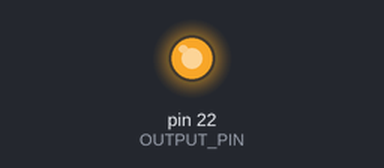
A sketch run on a simulated Arduino Mega 2560, built with avr-gcc and run on an emulated ATmega2560. On the bench: output pins drawn as LEDs (lit = HIGH). What the sketch prints to the serial monitor is not drawn.

Above: at 0.05 s.
Timing chart, 0 to 6.9 s (numbered marks = the images above):
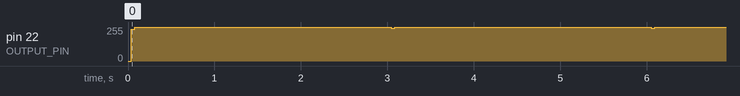

The sketch:

arduino_digital_comm.ino
```cpp
#include "arduino_digital_comm.h"

void setup() {
	Serial.begin(9600);
	pinMode(OUTPUT_PIN, OUTPUT);
	setBitDelay();
}

void loop() {

	unsigned long bitTime;

	Serial.println("main loop: fired");

	bitTime = getMinBitTime();

	Serial.print("main loop: minimum bit time = ");
	Serial.print(bitTime);
	Serial.print(" us");
	Serial.println("");

	delay(3000);
}
```

arduino_digital_comm.h
```cpp
#ifndef arduino_digital_comm_h
#define arduino_digital_comm_h

#if defined(__AVR_ATmega2560__) // Arduino Mega 2560
#define OUTPUT_PIN 22
#elif defined(__AVR_ATmega328P__) // Arduino UNO R3
#define OUTPUT_PIN 2
#endif

void setBitDelay();
unsigned long getMinBitTime();

#endif
```

pin_comm.h
```cpp
#ifndef pin_comm_h
#define pin_comm_h

#ifndef OUTPUT_PIN

#if defined(__AVR_ATmega2560__) // Arduino Mega 2560
#define OUTPUT_PIN 22
#elif defined(__AVR_ATmega328P__) // Arduino UNO R3
#define OUTPUT_PIN 2
#endif

#endif

#define DATA_BIT_SIZE 10u // Used as an 'unsigned char'

// Factor used to adjust the delay time to the imprecision of the Arduino functions delayMicroseconds() and delay()
#define DELAY_CORRECTION_FACTOR 5u
// The best factors for different bit rates are:
// 12u -> 1 kbps (T = 1000 us)
//  5u -> 2 kbps (T =  500 us)
//  2u -> 4 kbps (T =  250 us)
//  1u -> 8 kbps (T =  125 us)

// All bit times are in microseconds
unsigned long minimumBitTime = 0u;
unsigned long desiredBitTime = 500u; // Rate = 2 kbps

unsigned int microBitDelay = 0u;
unsigned int milliBitDelay = 0u;

#endif
```

pin_comm.ino
```cpp
#include "pin_comm.h"

void send10b(unsigned int data) {

	unsigned char i;
	unsigned int converter = 1u;
	char pinState;

	// noInterrupts();

	for (i = 0u; i < DATA_BIT_SIZE; i++) {
		pinState  = ((data & converter) == 0u ? LOW : HIGH);
		converter = converter << 1;
		digitalWrite(OUTPUT_PIN, pinState);
		delayMicroseconds(microBitDelay);
		delay(milliBitDelay);
	}

	// interrupts();
}

unsigned int receive10b(unsigned char pinNumber) {

	unsigned char i;
	unsigned int data = 0u;
	char pinState;

	// noInterrupts();

	for (i = 0u; i < DATA_BIT_SIZE; i++) {
		pinState = digitalRead(pinNumber);
		data = (data << 1) | (pinState == LOW ? 0u : 1u);
		delayMicroseconds(microBitDelay);
		delay(milliBitDelay);
	}

	// interrupts();

	return data;
}

unsigned int generateAlternatingBitData(unsigned char bitQtt) {

	// For bitQtt = 10, should return the 10-bit integer 682 = 0x2AA = 0010 1010 1010

	unsigned int data = 0u;

	for (; bitQtt; bitQtt--) {
		data = (data << 1) | ((bitQtt + 1u) % 2u); // Set all odd bits to 1
	}

	return data;
}

unsigned long getMinBitTime() {

	// On both Arduino UNO R3 and Arduino Mega 2560, the maximum bit rate is about 277,777 bps (time ~= 36 us, for 10 bits)

	unsigned long time;
	unsigned int data;

	data = generateAlternatingBitData(DATA_BIT_SIZE);

	time = micros();
	send10b(data);
	time = micros() - time;

	return time / DATA_BIT_SIZE;
}

void setBitDelay() {

	microBitDelay = 0u;
	milliBitDelay = 0u;

	if (!minimumBitTime) {
		minimumBitTime = getMinBitTime();
	}

	microBitDelay = desiredBitTime - minimumBitTime - DELAY_CORRECTION_FACTOR; // Everything in microseconds

	// Arduino's documentation warns that, for values greater than 16,383, the function delayMicroseconds() won't produce an accurate delay
	// For safety, a cap is put at 10,000. For delays greater than that, the delay() function is used
	if (microBitDelay >= 10000u) {
		microBitDelay = 0u;
		milliBitDelay = (desiredBitTime - minimumBitTime) / 1000u; // Converts to milliseconds
	}
}
```

Measured:
- by itself, pin 22 (OUTPUT_PIN): repeats every 3.0 s: 255/255 3.0 s, 246/255 0.04 s
